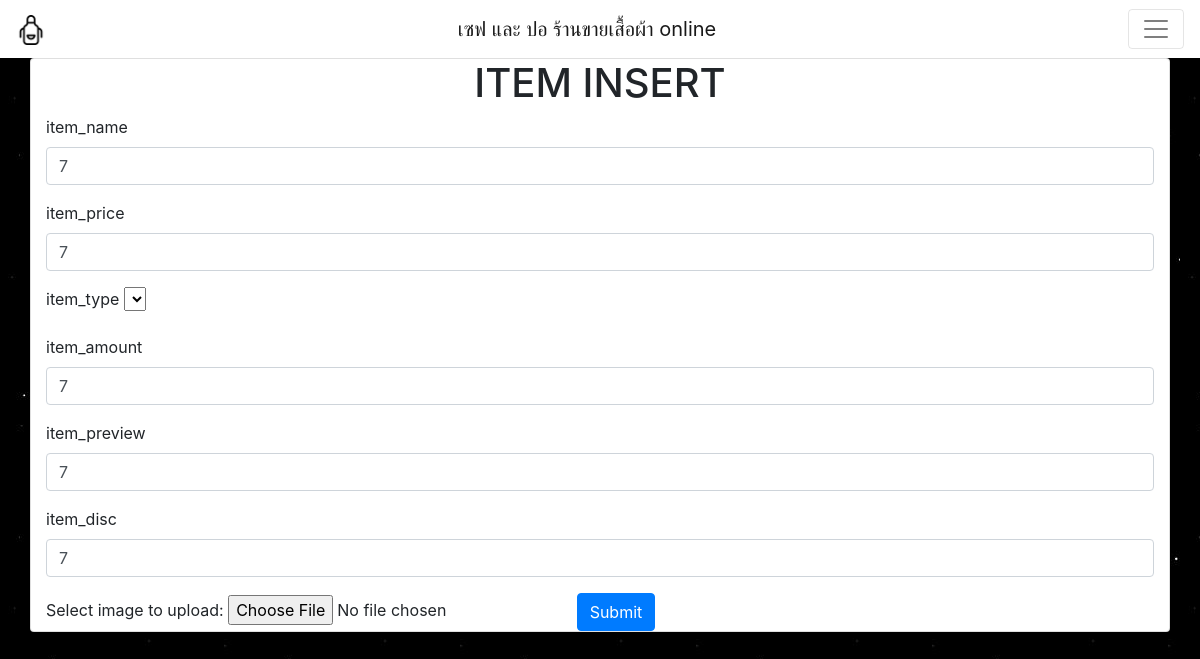
The app's page /item_update.php?id_item=7 (signed in), older data.
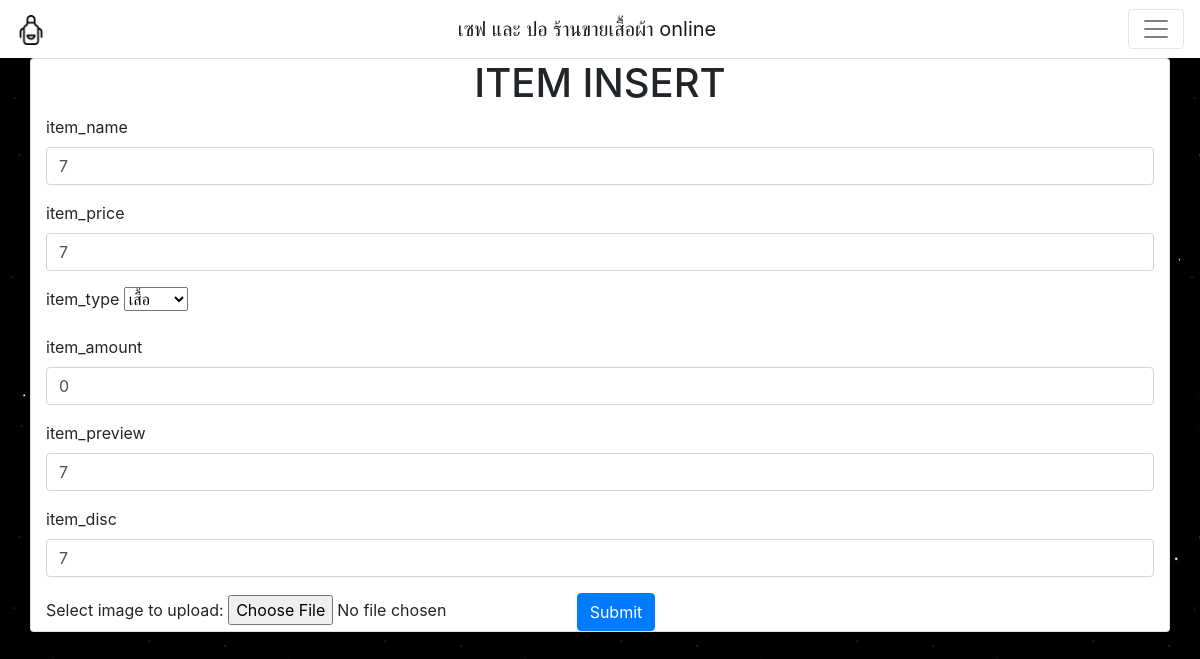
The same page, newer data.
### tables this page shows
CREATE TABLE `item` (
  `id_item` int(10) NOT NULL COMMENT 'รหัสสินค้า',
  `item_name` text NOT NULL,
  `item_price` int(10) NOT NULL COMMENT 'ราคา',
  `item_type` int(2) NOT NULL COMMENT 'ประเภท',
  `item_disc` text NOT NULL COMMENT 'คำอธิบาย',
  `item_preview` mediumtext NOT NULL COMMENT 'คำอธิบายแบบย่อ',
  `item_amount` int(10) NOT NULL COMMENT 'จำนวน',
  `imagelocation` text NOT NULL
);

### item_update.php (the view, shortened to what this page needs)
<?php
require_once('connect.php');
$item_update_id = $_GET["id_item"];
$stmt = $conn->prepare("SELECT * FROM `item` WHERE `id_item` = '$item_update_id';");
$stmt->execute();
$item_data = $stmt->fetch();
?>
<!DOCTYPE html>
<html lang="en">
<head>
    <link rel="stylesheet" href="css/bootstrap.min.css" />
</head>
<body>
    <?php include_once (__DIR__) . ('/include/navbar.php'); ?>
    <div class="container card ">
        <h1 class="text-md-center">ITEM INSERT</h1>
        <form action="item_update_SQL.php?id_item=<?php echo $item_update_id; ?>" method="POST" enctype="multipart/form-data">
            <div class="form-group">
                <label for="exampleInputEmail1">item_name</label>
                <input name="item_name" class="form-control" aria-describedby="emailHelp" value="<?php echo $item_data['item_name']; ?>">
            </div>
            <div class="form-group">
                <label for="exampleInputPassword1">item_price</label>
                <input name="item_price" class="form-control" value="<?php echo $item_data['item_price']; ?>">
            </div>
            <div class="form-group">
                <label for="exampleInputEmail1">item_type</label>
                <select name="item_type" id="track_owner">
                    <?php
                    $track_owner = $conn->prepare("SELECT * FROM item_type");
                    $track_owner->execute();
                    while ($track_owner_result = $track_owner->fetch()) {
                    ?>
                        <option value="<?php echo $track_owner_result["item_type_id"]; ?>">
                            <?php echo $track_owner_result["item_type_name"]; ?>
                        </option>
                    <?php
                    }
                    ?>
                </select>
            </div>
            <div class="form-group">
                <label for="exampleInputEmail1">item_amount</label>
                <input name="item_amount" class="form-control" aria-describedby="emailHelp" value="<?php echo $item_data['item_amount']; ?>">
            </div>
            <div class="form-group">
                <label for="exampleInputEmail1">item_preview</label>
                <input name="item_preview" class="form-control" aria-describedby="emailHelp" value="<?php echo $item_data['item_preview']; ?>">
            </div>
            <div class="form-group">
                <label for="exampleInputEmail1">item_disc</label>
                <input name="item_disc" class="form-control" aria-describedby="emailHelp" value="<?php echo $item_data['item_disc']; ?>">
            </div>
            Select image to upload:
            <input type="file" name="fileToUpload" id="fileToUpload">
            <button type="submit" class="btn btn-primary" name="submit">Submit</button>
        </form>
    </div>
</body>
</html>

Row changes from the older to the newer data that the page shows:
changed item: item_amount "7" → "0"
Text that changed along with them:
form field item_type: (not shown) → "เสื้อ"
